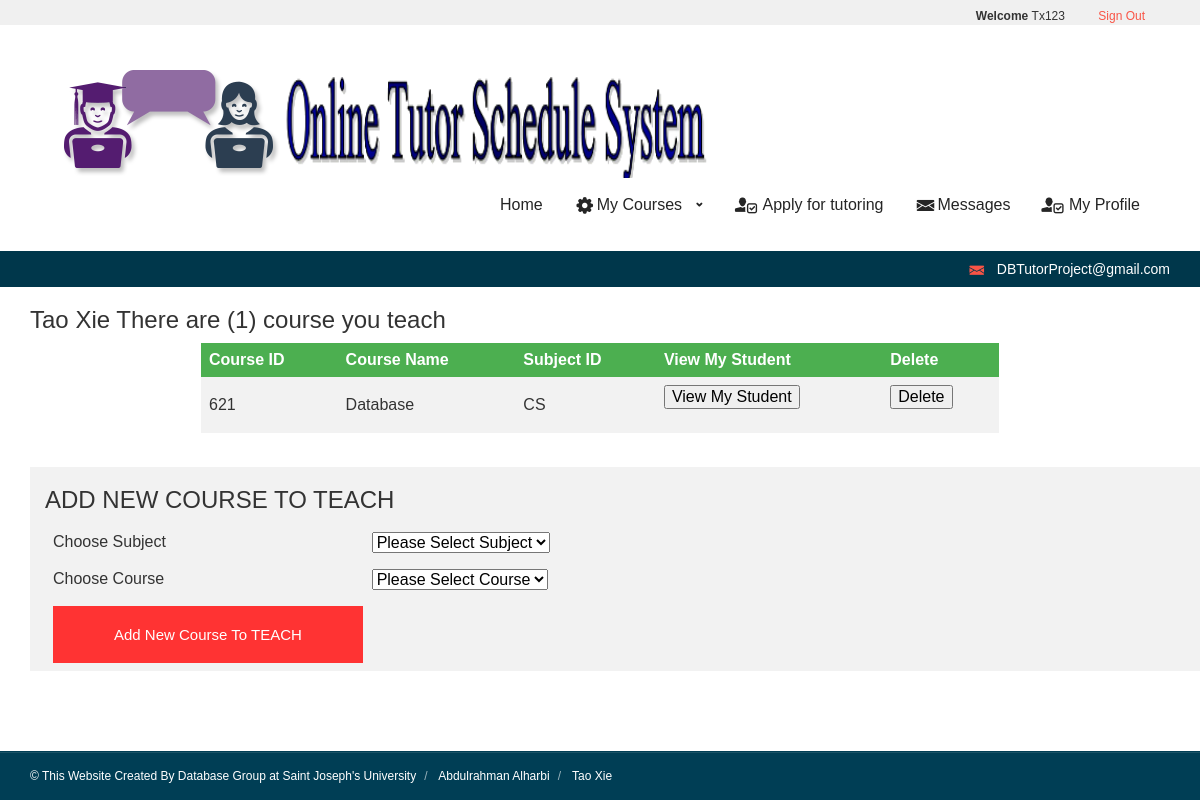
/teatchingCourses.php (signed in), run on the app's committed database.
### tables this page shows
CREATE TABLE `student` (
  `SID` int(11) NOT NULL,
  `SFName` varchar(25) NOT NULL,
  `SLName` varchar(25) NOT NULL,
  `SEmail` varchar(25) NOT NULL,
  `IsTutor` tinyint(1) NOT NULL,
  `Username` varchar(25) NOT NULL
);

CREATE TABLE `course` (
  `CourseID` int(11) NOT NULL,
  `CourseName` varchar(25) NOT NULL,
  `AdminID` varchar(25) NOT NULL,
  `SubjectID` varchar(25) NOT NULL
);

CREATE TABLE `subject` (
  `SubjectID` varchar(25) NOT NULL,
  `SubjectName` varchar(25) NOT NULL,
  `AdminID` varchar(25) NOT NULL
);

### session_student.php (called while the page is built, shortened)
<?php
   include('config.php');
   $user_check = $_SESSION['login_user'];
   $ses_sql = mysqli_query($db,"SELECT Username FROM login WHERE Username = '$user_check' ");
   $row = mysqli_fetch_array($ses_sql,MYSQLI_ASSOC);
   $login_session = $row['Username'];
?>

### teatchingCourses.php (the view, shortened to what this page needs)
<?php
	require "master_student.php";
?>
<div class="container">
<?php
$username = $_SESSION['login_user'];
$que =  " SELECT s.SID as sid, s.SFName as 'fname', s.SLName as 'lname', c.CourseID as 'courseID', c.CourseName as 'courseName', sub.SubjectID as 'subjectID', s.Username
		  FROM student s, course c, subject sub, teach t
		  WHERE s.SID = t.SID AND
				t.CourseID = c.CourseID AND
				c.SubjectID = sub.SubjectID AND
				s.Username = '$username'";
$record = mysql_query($que) or print(mysql_error());
if(mysql_num_rows($record) > 0 ){
		$counter = 0;
    	echo "<table align='center' width='100%' height='100%'>";
		echo "<tr>";
		echo "<th>Course ID</th>";
		echo "<th>Course Name</th>";
		echo "<th>Subject ID</th>";
		echo "<th>View My Student</th>";
		echo "<th>Delete</th>";
		echo "</tr>";
 while($row = mysql_fetch_array($record)) {
	   $sid = $row['sid'];
	   $fname = $row['fname'];
	   $lname = $row['lname'];
	   $courseID = $row['courseID'];
       $courseName = $row['courseName'];
	   $subjectID = $row['subjectID'];
	   $counter++;
		echo "<tr>";
		echo "<td>".$courseID."</td>";
 		echo "<td>".$courseName."</td>";
		echo "<td>".$subjectID."</td>";
		echo "<td>". "<form action='view_my_student.php' method='post' >
							<input type='submit' value='View My Student'>
							<input type='hidden' name='tSid' id='tSid' value= '$sid'>
							<input type='hidden' name='courseID' id='courseID' value= '$courseID'>
						</form>".
			 "</td>";
		echo "<td>". "<form action='delete_course_teach.php' method='post' >
							<input type='submit' value='Delete' onclick='return checkDelete();'>
							<input type='hidden' name='tSid' id='tSid' value= '$sid'>
							<input type='hidden' name='courseID' id='courseID' value= '$courseID'>
						</form>
						<script language='JavaScript' type='text/javascript'>
							function checkDelete()
							{
								return confirm('Are you sure to delete this course?');
							}
						</script>".
			  "</td>";
		echo "</tr>";
   }
 	echo "<h2>$fname $lname There are ($counter) course you teach</h2>";
   		echo "</table>";
?>
<div>
      <br><br>
      <div class="container" style = "background:#f2f2f2">
          <form action="add_new_courseTeach.php" method="post">
          <table align="left">
				<h2>ADD NEW COURSE TO TEACH</h2>
				<tr>
					<td>Choose Subject</td>
					<td>
						<div class="subject">
							<select name="subject" onchange="getSubjectId(this.value);">
							<option value="">Please Select Subject</option>
							</select>
						</div>
					</td>
				</tr>
				<tr>
					<td>Choose Course</td>
					<td>
						<div class="course">
							<select name="course" id="courseList">
								<option value="">Please Select Course</option>
							</select>
						</div>
					</td>
				</tr>
				<tr>
					<td colspan="3"><button type="submit" class="button button-block" />Add New Course To TEACH</button></td>
				</tr>
          </table>
          </form>
	   </div>
</div>
<?php
}
else
{
	echo "<h1>You do not have any course to teach <a href='add_new_post.php'>Click here to apply</a></h1>";
}
?>
</div>
<br><br>
<?php
	require "masterFooter.php";
?>

### master_student.php (shortened to what this page needs)
<?php
include('session_student.php');
?>
<html>
<head>
    <link rel="stylesheet" type="text/css" href="assets/css/bootstrap.min.css" media="screen, projection">
    <link rel="stylesheet" type="text/css" href="libraries/pictopro-normal/pictopro-normal.css" media="screen, projection">
    <link rel="stylesheet" type="text/css" href="assets/css/carat.css" media="screen, projection">
</head>
<body onload="getLocation()">
  <div class="topbar gray">
	<div class="container">
		<div class="row">
            <div class="col-md-6 col-xs-12 header-top-right">
                <div>
                    <div class="languages">
                        <ul>
							<li><b>Welcome </b><?php echo $login_session; ?></li>
                            <li><a href = "logoutPage.php">Sign Out</a></li>
                        </ul>
                    </div>
                </div>
            </div>
		</div>
	</div>
</div>
<header id="header">
	<div class="header-inner">
		<div class="container">
			<div class="row">
				<div class="col-md-12 clearfix">
					<div class="brand">
						<div class="logo">
							<a href="/">
								<img src="assets/img/pp.png" alt="Carat HTML Template">
							</a>
						</div>
					</div>
					<nav class="collapse navbar-collapse navbar-collapse" role="navigation">
						<ul class="navigation">
						<li><a href="index_student.php">Home</a></li>
						<li class="menuparent has-regularmenu">
						<a href="#"><i class="icon icon-normal-cog-wheel"></i>My Courses</a>
						</li>
						<li><a href="add_new_post.php"><i class="icon icon-normal-profile-checkbox"></i> Apply for tutoring</a></li>
						<li><a href="message.php"><i class="icon icon-normal-mail"></i>Messages</a></li>
						<li><a href="myProfile.php"><i class="icon icon-normal-profile-checkbox"></i> My Profile</a></li>
						</ul>
					</nav>
				</div>
			</div>
		</div>
	</div>
</header>
<div class="infobar">
	<div class="container">
		<div class="row">
			<div class="col-md-12">
				<div class="contact pull-right">
					<div class="contact-item mail">
						<div class="label"><i class="icon icon-normal-mail"></i></div>
						<div class="value"><a href="mailto:DBTutorProject@gmail.com">DBTutorProject@gmail.com</a></div>
					</div>
				</div>
			</div>
		</div>
	</div>
</div>

### masterFooter.php
<footer id="footer">
	<div class="container">
		<div class="row">
			<div class="col-lg-4 col-md-4 col-sm-6 col-xs-12">
			</div>
		</div>
	</div>
	<div class="footer-bottom">
		<div class="container">
			<div class="row">
				<div class="col-md-12 clearfix">
					<div class="copyright">
						&copy; This Website Created By Database Group at Saint Joseph's University<span class="separator">/</span> Abdulrahman Alharbi<span class="separator">/</span> Tao Xie
					</div>
				</div>
			</div>
		</div>
	</div>
</footer>
</body>
</html>

### libraries/pictopro-normal/pictopro-normal.css (style rules this page uses)
[class^="icon-normal"], [class*=" icon-normal"] { font-family: 'PictoPro-Normal'; speak: none; font-style: normal; font-weight: normal; font-variant: normal; text-transform: none; line-height: 1; -webkit-font-smoothing: antialiased; -moz-osx-font-smoothing: grayscale; }
.icon-normal-profile-checkbox:before { content: "\e69d"; }
.icon-normal-mail:before { content: "\e6a0"; }
.icon-normal-cog-wheel:before { content: "\e720"; }

### assets/css/carat.css (style rules this page uses)
.topbar .header-top-right>div { float:right }
#header .header-inner { padding:25px 0px }
#header .header-inner .brand { float:left }
#header .header-inner .brand .logo { display:inline-block }
#header .header-inner .navigation { float:right;list-style:none;margin:3px 0px 0px 0px;padding:0px }
#header .header-inner .navigation>li { float:left }
#header .header-inner .navigation>li>a { -webkit-transition:none;-moz-transition:none;-o-transition:none;transition:none;border-radius:0px;color:#252525;display:block;font-family:'Source Sans Pro', Arial, sans-serif;font-size:16px;padding:8px 15px;text-decoration:none }
#header .header-inner .navigation>li.menuparent>a:after { -webkit-transform:rotate(90deg);-moz-transform:rotate(90deg);-ms-transform:rotate(90deg);-o-transform:rotate(90deg);transform:rotate(90deg);content:"\e641";display:inline-block;font-family:'PictoPro-Normal';font-size:12px;margin-left:10px;vertical-align:1px }
#header .header-inner .navigation>li.has-regularmenu { position:relative }
.infobar { background-color:#00374b }
.infobar .contact .contact-item { display:inline-block;font-size:14px }
.infobar .contact .contact-item .label { color:#f95446;display:inline }
.infobar .contact .contact-item .label .icon { font-size:20px;vertical-align:-5px }
.infobar .contact .contact-item .value { color:#fff;display:inline;line-height:36px }
.infobar .contact .contact-item .value a { color:#fff;text-decoration:none }
.languages { float:left;margin:8px 10px 0px 10px }
.languages ul { list-style:none;margin:0px;padding:0px }
.languages ul li { display:inline-block;margin:0px 15px }
.topbar { position:relative }
textarea,input,button { -webkit-font-smoothing:antialiased }
#footer { color:#ffffff;background-color:#003e55;padding-bottom:30px }
#footer .footer-bottom { border-top:1px solid rgba(255,255,255,0.1);padding-bottom:15px;padding-top:15px }
#footer .footer-bottom .separator { filter:progid:DXImageTransform.Microsoft.Alpha(Opacity=60);opacity:0.6;padding:0px 8px }
#footer .footer-bottom .copyright { float:left }
html { height:100% }
body { display:table;font-family:Arial, sans-serif;height:100%;min-height:100%;width:100%;-webkit-font-smoothing:antialiased;font-size:12px }
body i.icon { font-size:24px;vertical-align:middle }
body a { color:#f95446;-webkit-transition:color 0.3s;-moz-transition:color 0.3s;-o-transition:color 0.3s;transition:color 0.3s }
#header { display:table-row;height:1px }
#footer { display:table-row;height:1px }
h2 { font-size:24px }
h1,h2,h3,h4,h5,h6,.title { font-family:'Source Sans Pro', Arial, sans-serif;font-weight:normal }
.gray { background-color:#f0f0f0 }

### teatchingCourses.php (style rules this page uses)
.button { margin: auto; background-color: #ff3333; border: none; color: white; padding: 20px 61px; text-align: center; text-decoration: none; display: inline-block; font-size: 15px; cursor: pointer; position:relative; float: left; }
table { border-collapse: collapse; width: 70%; }
th, td { text-align: left; padding: 8px; }
tr:nth-child(even) { background-color: #f2f2f2 }
th { background-color: #4CAF50; color: white; }

### data on the page
student: course.CourseID "621", course.CourseName "Database", subject.SubjectID "CS", SFName "Tao", SLName "Xie"

### other printed values
$login_session "Tx123"
$counter "1"
